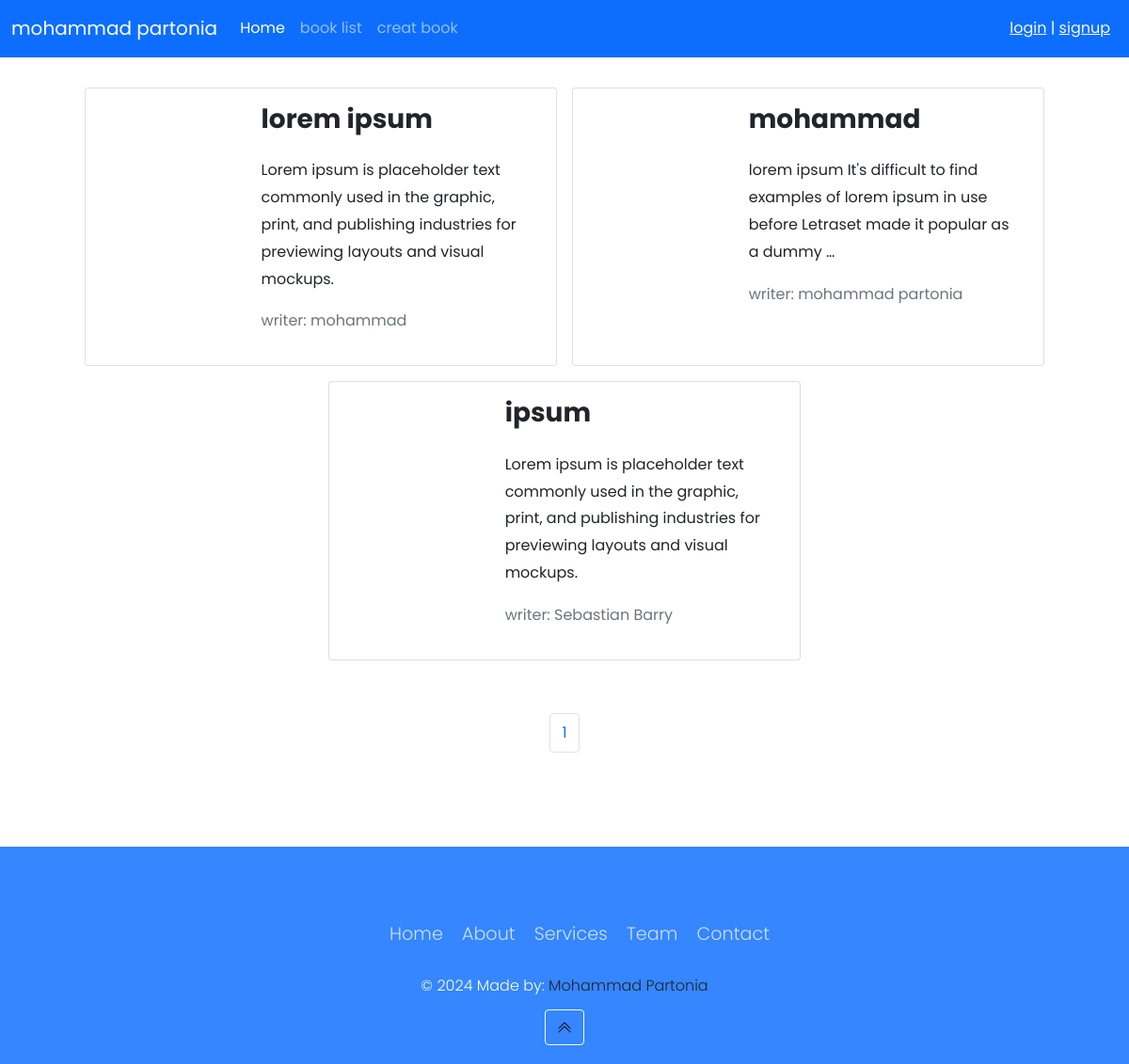
The page /books/ on the database as committed earlier.
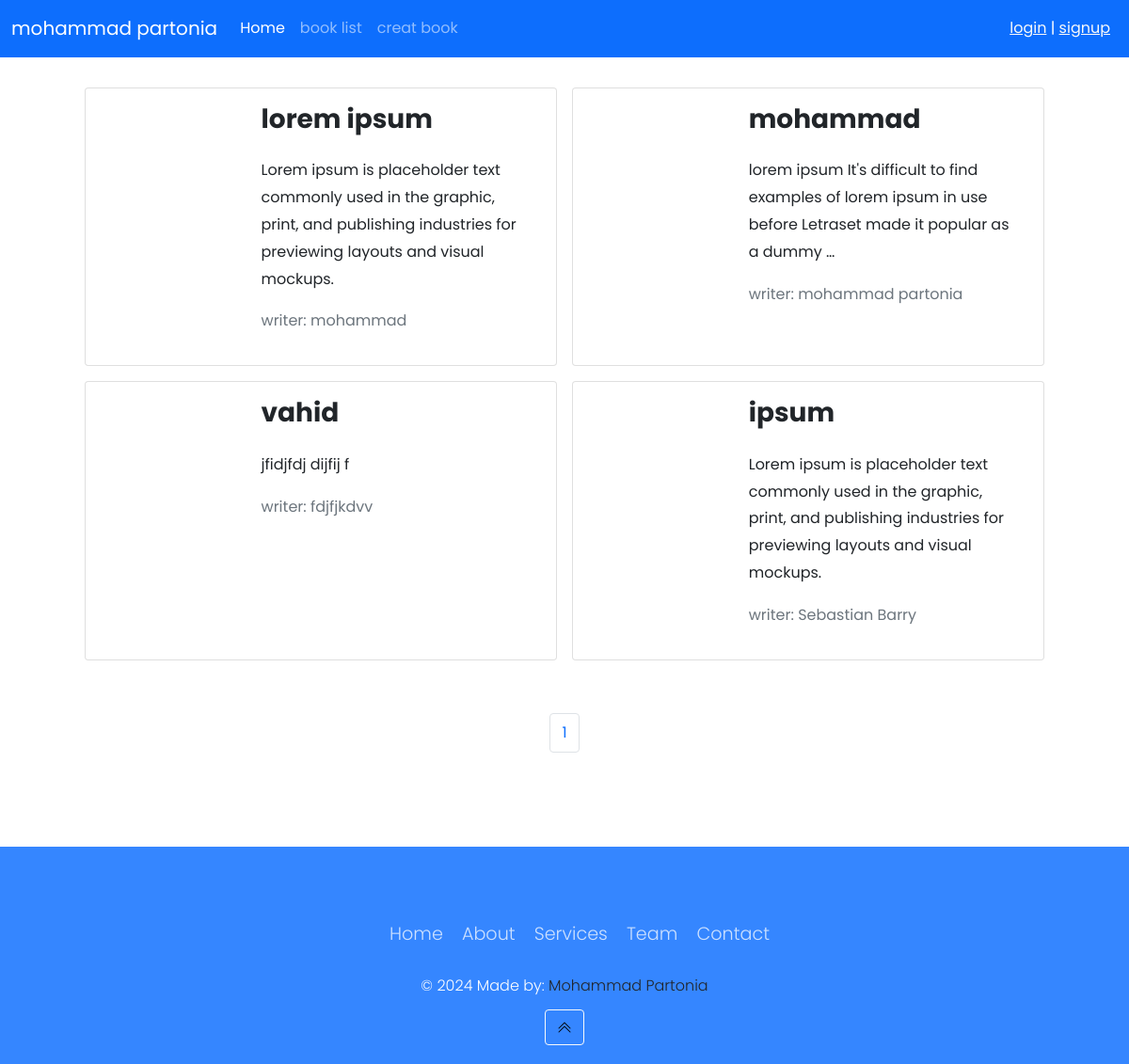
The same page on the database as committed later.
### books/models.py (models this page shows, shortened)
class Book(models.Model):
    title = models.CharField(max_length=200)
    author = models.CharField(max_length=200)
    content = models.TextField()
    price = models.DecimalField(max_digits=6, decimal_places=2)  # IntigerFild
    cover = models.ImageField(upload_to='covers/', blank=True)
    def get_absolute_url(self):
        return reverse('book_detail', args=[self.id])

### books/views.py (the view)
# urls.py: path('', BookListView.as_view(), name='book_list'),
class BookListView(generic.ListView):
    model = Book
    template_name = 'books/book_list.html'
    context_object_name = 'books'
    paginate_by = 6

### books/templates/books/book_list.html (shortened to what this page needs)
{% extends '_base.html' %}
{% block content %}
    <div class="container mt-4">
        <div class="row flex-row-reverse justify-content-md-center">
            {% for book in books %}
                <div class="card m-2" style="max-width: 45%">
                    <a href="{{ book.get_absolute_url }}" class="text-decoration-none text-dark">
                        <div class="row g-0 h-100" dir="ltr">
                            <div class="col-md-4">
                            </div>
                            <div class="col-md-8 h-100">
                                <div class="d-flex flex-column justify-content-between h-100">
                                    <div class="card-body">
                                        <h3 class="card-title"><strong>{{ book.title | truncatewords:2 }}</strong></h3>
                                        <p class="card-text pt-3">{{ book.content | truncatewords:20 }}</p>
                                        <p class="text-muted">writer: {{ book.author }} </p>
                                    </div>
                                </div>
                            </div>
                        </div>
                    </a>
                </div>
            {% endfor %}
        </div>
    </div>
    <nav aria-label="Page navigation example">
        <ul class="pagination justify-content-center mt-5">
            <li class="page-item"><a class="page-link" href="#">{{ page_obj.number }}</a></li>
        </ul>
    </nav>
{% endblock %}

Rows that differ between the two databases and show on the page:
added Book: title "vahid", content "jfidjfdj dijfij f", author "fdjfjkdvv"
